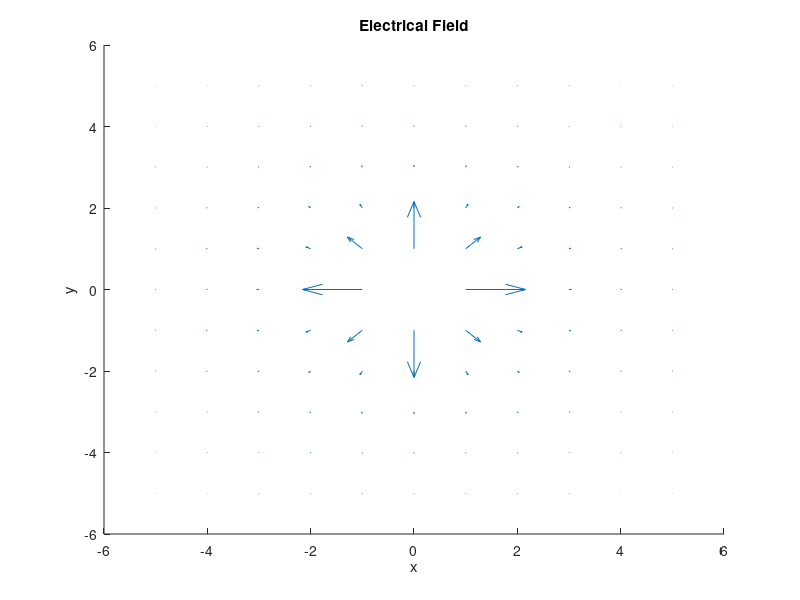

This figure's MATLAB source: (Note: this script raises an error after producing the figure.)
function[] = F74056069_hw1_prob2()

k = 9 * 10^9;
[x,y] = meshgrid(-5:5,-5:5);
r = x.^2 + y.^2;
figure;
title('Electrical Field');
xlabel('x');
ylabel('y');
hold on;
quiver(x, y, (k./r) .* (x./r), (k./r) .* (y./r));
plot(0,0, 'Bo');
hold off;

x = -5:0.01:5;
figure;
hold on;
title('Electric Potential');
xlabel('x');
ylabel('V(x)');
plot(x, (k./abs(x+1) - k./abs(x-1)));
hold off;

h = 10^(-6);
figure;
hold on;
title('Electrical Field');
xlabel('x');
ylabel('E(x)');
plot(x, ((k./abs(x+1-h) - k./abs(x+1+h))./(2*h) - (k./abs(x-1-h) - k./abs(x-1+h))./(2*h)));
hold off;